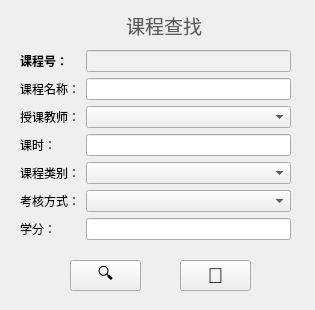
<?xml version="1.0" encoding="UTF-8"?>
<ui version="4.0">
 <class>Srch_Les</class>
 <widget class="QWidget" name="Srch_Les">
  <property name="geometry">
   <rect>
    <x>0</x>
    <y>0</y>
    <width>315</width>
    <height>310</height>
   </rect>
  </property>
  <property name="windowTitle">
   <string>Admin - 课程查找</string>
  </property>
  <property name="windowIcon">
   <iconset resource="res.qrc">
    <normaloff>:/admin.jpg</normaloff>:/admin.jpg</iconset>
  </property>
  <widget class="QLabel" name="lesWinTitle">
   <property name="geometry">
    <rect>
     <x>100</x>
     <y>10</y>
     <width>128</width>
     <height>31</height>
    </rect>
   </property>
   <property name="font">
    <font>
     <family>等线 Light</family>
     <pointsize>12</pointsize>
     <italic>false</italic>
     <bold>false</bold>
    </font>
   </property>
   <property name="styleSheet">
    <string notr="true">font: 300 12pt &quot;等线 Light&quot;;</string>
   </property>
   <property name="text">
    <string>&lt;!DOCTYPE HTML PUBLIC &quot;-//W3C//DTD HTML 4.0//EN&quot; &quot;http://www.w3.org/TR/REC-html40/strict.dtd&quot;&gt;
&lt;html&gt;&lt;head&gt;&lt;meta name=&quot;qrichtext&quot; content=&quot;1&quot; /&gt;&lt;meta charset=&quot;utf-8&quot; /&gt;&lt;style type=&quot;text/css&quot;&gt;
p, li { white-space: pre-wrap; }
hr { height: 1px; border-width: 0; }
li.unchecked::marker { content: &quot;\2610&quot;; }
li.checked::marker { content: &quot;\2612&quot;; }
&lt;/style&gt;&lt;/head&gt;&lt;body style=&quot; font-family:'等线 Light'; font-size:12pt; font-weight:300; font-style:normal;&quot;&gt;
&lt;p align=&quot;center&quot; style=&quot; margin-top:0px; margin-bottom:0px; margin-left:0px; margin-right:0px; -qt-block-indent:0; text-indent:0px;&quot;&gt;&lt;span style=&quot; font-family:'Microsoft YaHei UI'; font-size:14pt; font-weight:400; color:#5b5b5b;&quot;&gt;课程查找&lt;/span&gt;&lt;/p&gt;&lt;/body&gt;&lt;/html&gt;</string>
   </property>
  </widget>
  <widget class="QWidget" name="formLayoutWidget">
   <property name="geometry">
    <rect>
     <x>20</x>
     <y>50</y>
     <width>271</width>
     <height>211</height>
    </rect>
   </property>
   <layout class="QFormLayout" name="formLayout">
    <item row="0" column="0">
     <widget class="QLabel" name="label">
      <property name="text">
       <string>&lt;html&gt;&lt;head/&gt;&lt;body&gt;&lt;p&gt;&lt;span style=&quot; font-weight:700;&quot;&gt;课程号：&lt;/span&gt;&lt;/p&gt;&lt;/body&gt;&lt;/html&gt;</string>
      </property>
     </widget>
    </item>
    <item row="0" column="1">
     <widget class="QLineEdit" name="ID_line">
      <property name="font">
       <font>
        <bold>true</bold>
       </font>
      </property>
      <property name="styleSheet">
       <string notr="true">background-color: rgb(240, 240, 240);</string>
      </property>
      <property name="readOnly">
       <bool>false</bool>
      </property>
     </widget>
    </item>
    <item row="1" column="0">
     <widget class="QLabel" name="label_2">
      <property name="text">
       <string>&lt;html&gt;&lt;head/&gt;&lt;body&gt;&lt;p&gt;课程名称：&lt;/p&gt;&lt;/body&gt;&lt;/html&gt;</string>
      </property>
     </widget>
    </item>
    <item row="1" column="1">
     <widget class="QLineEdit" name="LNAME_line"/>
    </item>
    <item row="2" column="0">
     <widget class="QLabel" name="label_4">
      <property name="text">
       <string>授课教师：</string>
      </property>
     </widget>
    </item>
    <item row="3" column="0">
     <widget class="QLabel" name="label_5">
      <property name="text">
       <string>&lt;html&gt;&lt;head/&gt;&lt;body&gt;&lt;p align=&quot;right&quot;&gt;课时：&lt;/p&gt;&lt;/body&gt;&lt;/html&gt;</string>
      </property>
     </widget>
    </item>
    <item row="3" column="1">
     <widget class="QLineEdit" name="CHOUR_lineEdit"/>
    </item>
    <item row="4" column="0">
     <widget class="QLabel" name="label_6">
      <property name="text">
       <string>课程类别：</string>
      </property>
     </widget>
    </item>
    <item row="5" column="0">
     <widget class="QLabel" name="label_7">
      <property name="text">
       <string>考核方式：</string>
      </property>
     </widget>
    </item>
    <item row="2" column="1">
     <widget class="QComboBox" name="T_comboBox"/>
    </item>
    <item row="5" column="1">
     <widget class="QComboBox" name="TEST_cb"/>
    </item>
    <item row="4" column="1">
     <widget class="QComboBox" name="TYPE_cb"/>
    </item>
    <item row="6" column="0">
     <widget class="QLabel" name="label_8">
      <property name="text">
       <string>学分：</string>
      </property>
     </widget>
    </item>
    <item row="6" column="1">
     <widget class="QLineEdit" name="CREDIT_lineEdit"/>
    </item>
   </layout>
  </widget>
  <widget class="QPushButton" name="btn_srch">
   <property name="geometry">
    <rect>
     <x>70</x>
     <y>260</y>
     <width>71</width>
     <height>31</height>
    </rect>
   </property>
   <property name="font">
    <font>
     <pointsize>12</pointsize>
    </font>
   </property>
   <property name="text">
    <string>🔍</string>
   </property>
  </widget>
  <widget class="QPushButton" name="btn_leave">
   <property name="geometry">
    <rect>
     <x>180</x>
     <y>260</y>
     <width>71</width>
     <height>31</height>
    </rect>
   </property>
   <property name="font">
    <font>
     <pointsize>16</pointsize>
    </font>
   </property>
   <property name="styleSheet">
    <string notr="true"/>
   </property>
   <property name="text">
    <string>🏃‍</string>
   </property>
  </widget>
 </widget>
 <resources>
  <include location="res.qrc"/>
 </resources>
 <connections/>
</ui>
